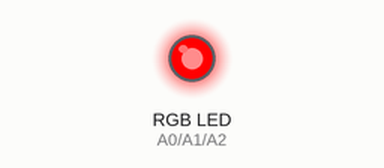
A sketch run on a simulated Arduino Uno, built with avr-gcc and run on an emulated ATmega328P. Shown: an RGB LED mixed from three pins (HIGH = lit).

Above: at 0.2 s.
At 0.7 s:
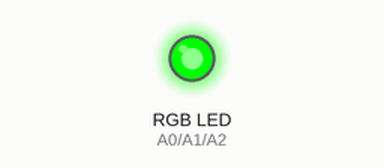
At 2.7 s:
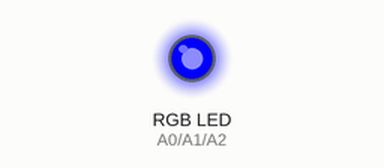
Timing chart, 0 to 3.5 s (numbered marks = the images above):
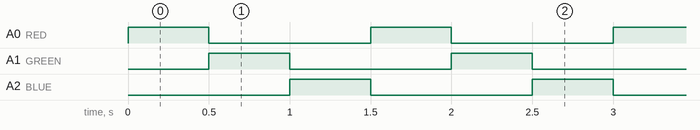

Measured:
- by itself, A0 (RED), A1 (GREEN), A2 (BLUE): alternates HIGH for 0.50 s and LOW for 1.0 s
- by itself, everything shown: repeats every 1.5 s, in 3 steps

The sketch:

testRGB.ino
```cpp
#define RED    A0
#define GREEN  A1
#define BLUE   A2


void setup() {
  pinMode(RED, OUTPUT);
  pinMode(GREEN, OUTPUT);
  pinMode(BLUE, OUTPUT);


}

  int counter = 0;
void loop() {
  switch (counter % 3) {
    case 0:
      digitalWrite(RED, HIGH);
      digitalWrite(BLUE, LOW);
      break;
    case 1:
      digitalWrite(GREEN, HIGH);
      digitalWrite(RED, LOW);
      break;
    case 2:
      digitalWrite(BLUE, HIGH);
      digitalWrite(GREEN, LOW);
      break;
  }

  counter++;
  delay(500);
}
```
